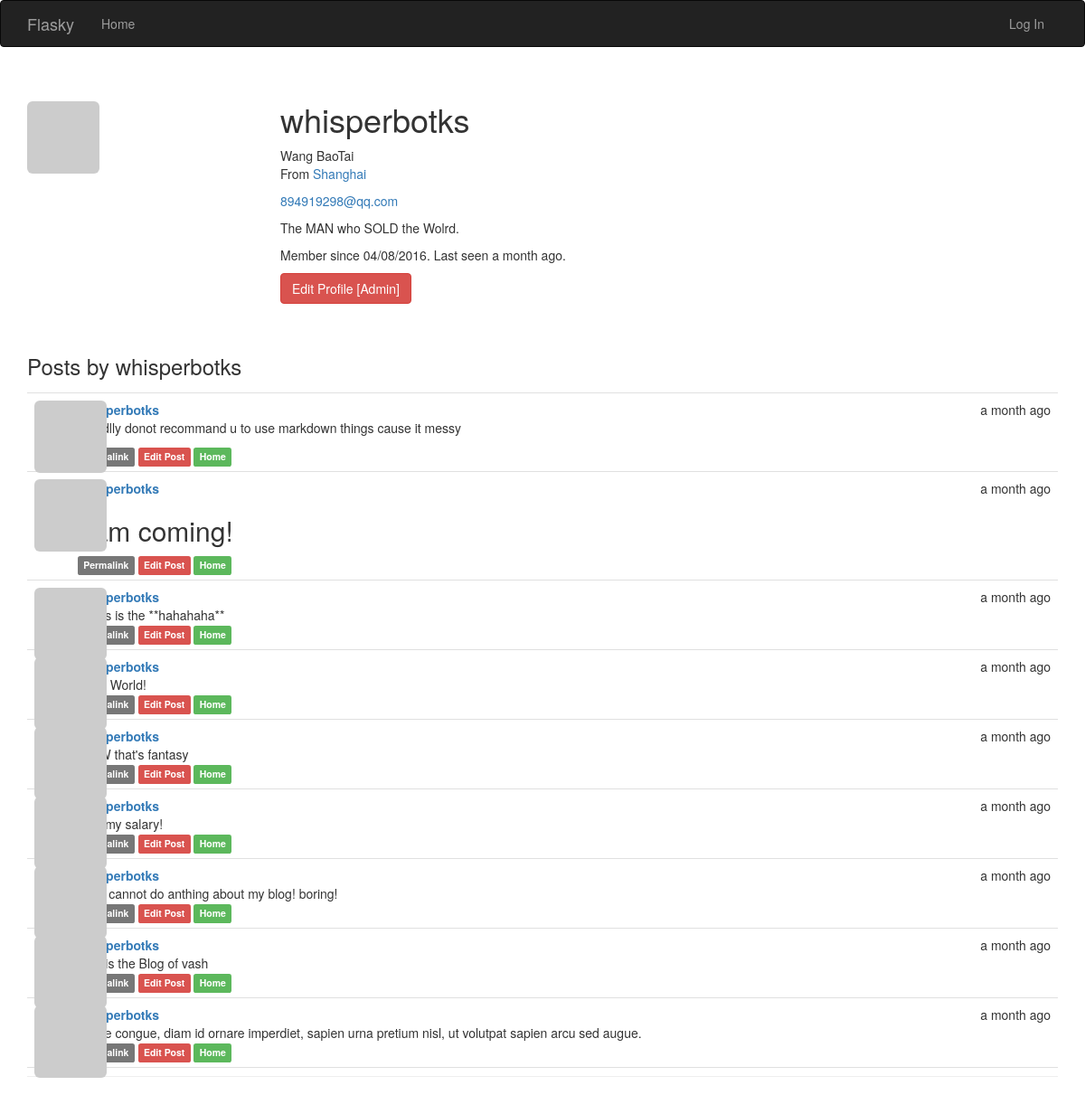
/user/whisperbotks, run on an earlier commit of the app's database.
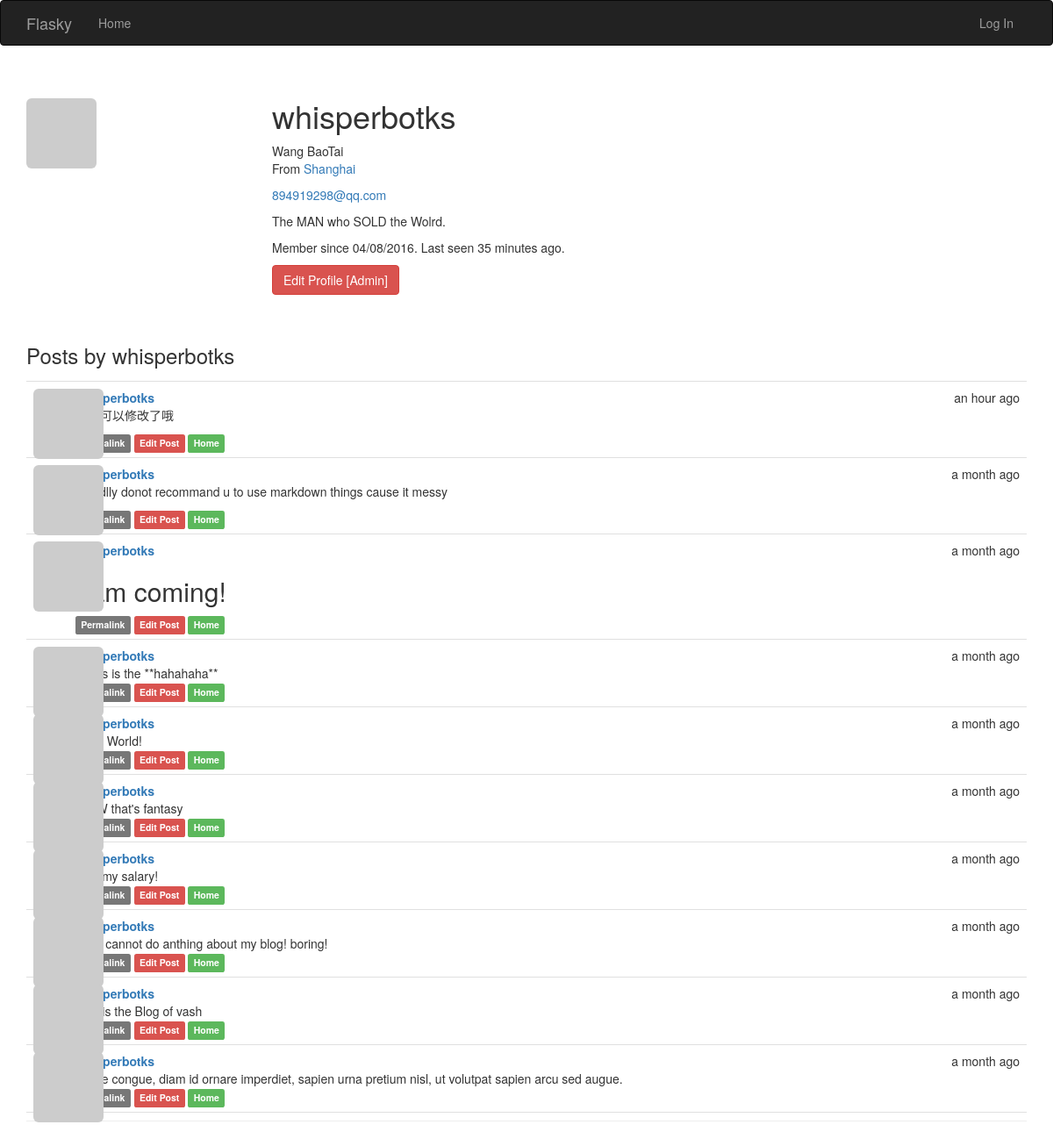
And on a later commit of the database.
### app/models.py (models this page shows, shortened)
class User(UserMixin, db.Model):
	__tablename__ = 'users'
	id = db.Column(db.Integer, primary_key=True)
	email = db.Column(db.String(64), unique=True, index=True)
	username = db.Column(db.String(64), unique=True, index=True)
	role_id = db.Column(db.Integer, db.ForeignKey('roles.id'))
	password_hash = db.Column(db.String(128))
	confirmed = db.Column(db.Boolean, default=False)
	name = db.Column(db.String(64))
	location = db.Column(db.String(64))
	about_me = db.Column(db.Text())
	member_since = db.Column(db.DateTime(), default=datetime.utcnow)
	last_seen = db.Column(db.DateTime(), default=datetime.utcnow)
	avatar_hash = db.Column(db.String(32))
	posts = db.relationship('Post', backref='author', lazy='dynamic')
	@property
	def password(self):
		raise AttributeError('password is not a readable attribute')
	''' and (self.role.permissions & permissions) == permissions'''
	def gravatar(self, size=100, default='identicon', rating='g'):
		if request.is_secure:
			url = 'https://secure.gravatar.com/avatar'
		else:
			url = 'http://www.gravatar.com/avatar'
		hash = self.avatar_hash or hashlib.md5(self.email.encode('utf-8')).hexdigest()
		return '{url}/{hash}?s={size}&d={default}&r={rating}'.format(url=url, hash=hash, size=size, default=default, rating=rating)

class Post(db.Model):
	__tablename__ = 'posts'
	id = db.Column(db.Integer, primary_key=True)
	body = db.Column(db.Text)
	timestamp = db.Column(db.DateTime, index=True, default=datetime.utcnow)
	author_id = db.Column(db.Integer, db.ForeignKey('users.id'))
	body_html = db.Column(db.Text)

### app/main/views.py (the view)
@main.route('/user/<username>')
def user(username):
	user = User.query.filter_by(username=username).first_or_404()
	posts = user.posts.order_by(Post.timestamp.desc()).all()
	return render_template('user.html', user=user, posts=posts)

### app/auth/views.py (called while the page is built)
@auth.before_app_request
def before_request():
	if current_user.is_authenticated:
		current_user.ping()
		if not current_user.confirmed \
				and request.endpoint[:5] != 'auth.' \
				and request.endpoint != 'static':
			return redirect(url_for('auth.unconfirmed'))

### app/main/__init__.py (called while the page is built)
@main.app_context_processor
def inject_permissions():
	return dict(Permission=Permission)

### app/templates/user.html (shortened to what this page needs)
{% extends "base.html" %}
{% block page_content %}
<div class="page-header">
	<img class="img-rounded profile-thumbnail" src="{{ user.gravatar(size=256) }}">
	<div class="profile-header">
		<h1>{{ user.username }}</h1>
		{% if user.name or user.location %}
		<p>
			{% if user.name	%}{{ user.name }}<br>{% endif %}
			{% if user.location %}
				From <a href="http://ditu.baidu.com/?q={{ user.location }}">{{ user.location }}</a>
			{% endif %}
		</p>
		{% endif %}
		{% if current_user.is_administrator %}
		<p><a href="mailto:{{ user.email }}">{{ user.email }}</a></p>
		{% endif %}
		{% if user.about_me %}<p>{{ user.about_me }}</p>{% endif %}
		<p>
			Member since {{ moment(user.member_since).format('L') }}.
			Last seen {{ moment(user.last_seen).fromNow() }}.
		</p>
		<p>
			{% if current_user.is_administrator %}
			<a class="btn btn-danger"
					href="{{ url_for('.edit_profile_admin', id=user.id) }}">
				Edit Profile [Admin]
			</a>
			{% endif %}
		</p>
	</div>
	<h3>Posts by {{ user.username }}</h3>
	{% include '_posts.html' %}
</div>
{% endblock %}

### app/templates/base.html (shortened to what this page needs)
{% extends "bootstrap/base.html" %}
{% block head %}
{{ super() }}
<link rel="stylesheet" type="text/css" href="{{ url_for('static', filename='styles.css') }}">
{% endblock %}
{% block navbar %}
<div class="navbar navbar-inverse" role="navigation">
	<div class="container">
		<div class="navbar-header">
			<a class="navbar-brand" href="{{ url_for('main.index') }}">Flasky</a>
		</div>
		<div class="navbar-collapse collapse">
			<ul class="nav navbar-nav">
				<li><a href="{{ url_for('main.index') }}">Home</a></li>
			</ul>
			<ul class="nav navbar-nav navbar-right">
				{% if current_user.is_authenticated %}
                <li class="dropdown">
                    <a href="#" class="dropdown-toggle" data-toggle="dropdown">
                        <img src="{{ current_user.gravatar(size=18) }}">
                        Account <b class="caret"></b>
                    </a>
                    <ul class="dropdown-menu">
                        <li><a href="{{ url_for('auth.logout') }}">Log Out</a></li>
                    </ul>
                </li>
                {% else %}
                <li><a href="{{ url_for('auth.login') }}">Log In</a></li>
                {% endif %}
			</ul>
		</div>
    </div>
</div>
{% endblock %}
{% block content %}
<div class="container">
    {% block page_content %}{% endblock %}
</div>
{% endblock %}

### app/templates/_posts.html
<ul class="posts">
	{% for post in posts %}
	<li class="post">
		<div class="post-thumbnail">
			<a href="{{ url_for('.user', username=post.author.username) }}">
				<img class="img-rounded profile-thumbnail" src="{{ post.author.gravatar(size=40) }}">
			</a>
		</div>
		<div class="post-content">
			<div class="post-date">{{ moment(post.timestamp).fromNow() }}</div>
			<div class="post-author"><a href="{{ url_for('.user', username=post.author.username) }}">{{ post.author.username }}</a></div>
			<div class="post-body">
			{% if post.body_html %}
				{{ post.body_html | safe }}
			{% else %}
				{{ post.body }}
			{% endif %}
			</div>
			<div class="post-footer">
				<a href="{{ url_for('.post', id=post.id) }}">
					<span class="label label-default">Permalink</span>
				</a>
				{% if current_user == post.author %}
				<a href="{{ url_for('.edit', id=post.id) }}">
					<span class="label label-primary">Edit Post</span>
				</a>
				{% elif current_user.is_administrator %}
				<a href="{{ url_for('.edit', id=post.id) }}">
					<span class="label label-danger">Edit Post</span>
				</a>
				{% endif %}
				<a href="{{ url_for('.index') }}">
					<span class="label label-success">Home</span>
				</a>
			</div>
		</div>
	</li>
	{% endfor %}
</ul>

### app/static/styles.css (style rules this page uses)
.profile-thumbnail { position: absolute; }
.profile-header { min-height: 260px; margin-left: 280px; }
ul.posts { list-style-type: none; padding: 0px; margin: 16px 0px 0px 0px; border-top: 1px solid #e0e0e0; }
ul.posts li.post { padding: 8px; border-bottom: 1px solid #e0e0e0; }
div.post-date { float: right; }
div.post-author { font-weight: bold; }
div.post-thumbnail { position: absolute; }
div.post-content { margin-left: 48px; min-height: 48px; }

What changed in the data, as far as the page shows it:
changed User "whisperbotks": last_seen "a month ago" → "35 minutes ago"
added Post: timestamp "an hour ago", author.username "whisperbotks", body_html "诶？可以修改了哦"
